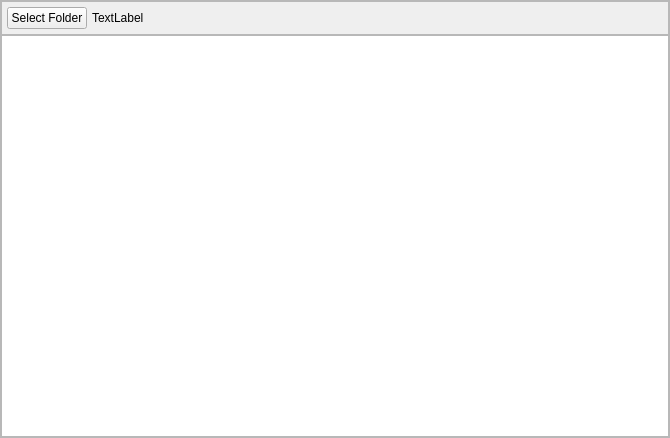
<?xml version="1.0" encoding="UTF-8"?>
<ui version="4.0">
 <class>Form</class>
 <widget class="QWidget" name="Form">
  <property name="geometry">
   <rect>
    <x>0</x>
    <y>0</y>
    <width>670</width>
    <height>438</height>
   </rect>
  </property>
  <property name="windowTitle">
   <string>Form</string>
  </property>
  <layout class="QGridLayout" name="gridLayout_3">
   <property name="leftMargin">
    <number>0</number>
   </property>
   <property name="topMargin">
    <number>0</number>
   </property>
   <property name="rightMargin">
    <number>0</number>
   </property>
   <property name="bottomMargin">
    <number>0</number>
   </property>
   <property name="spacing">
    <number>0</number>
   </property>
   <item row="0" column="0">
    <widget class="QFrame" name="frame">
     <property name="frameShape">
      <enum>QFrame::StyledPanel</enum>
     </property>
     <property name="frameShadow">
      <enum>QFrame::Raised</enum>
     </property>
     <layout class="QGridLayout" name="gridLayout_2">
      <property name="leftMargin">
       <number>0</number>
      </property>
      <property name="topMargin">
       <number>0</number>
      </property>
      <property name="rightMargin">
       <number>0</number>
      </property>
      <property name="bottomMargin">
       <number>0</number>
      </property>
      <property name="spacing">
       <number>0</number>
      </property>
      <item row="0" column="0">
       <widget class="QFrame" name="frame_2">
        <property name="frameShape">
         <enum>QFrame::StyledPanel</enum>
        </property>
        <property name="frameShadow">
         <enum>QFrame::Raised</enum>
        </property>
        <layout class="QGridLayout" name="gridLayout">
         <property name="leftMargin">
          <number>5</number>
         </property>
         <property name="topMargin">
          <number>5</number>
         </property>
         <property name="rightMargin">
          <number>5</number>
         </property>
         <property name="bottomMargin">
          <number>5</number>
         </property>
         <property name="horizontalSpacing">
          <number>5</number>
         </property>
         <property name="verticalSpacing">
          <number>0</number>
         </property>
         <item row="0" column="1">
          <widget class="QLabel" name="sel_path_text_label">
           <property name="text">
            <string>TextLabel</string>
           </property>
           <property name="wordWrap">
            <bool>true</bool>
           </property>
          </widget>
         </item>
         <item row="0" column="0">
          <widget class="QPushButton" name="sel_path_btn">
           <property name="text">
            <string>Select Folder</string>
           </property>
          </widget>
         </item>
         <item row="0" column="2">
          <spacer name="horizontalSpacer">
           <property name="orientation">
            <enum>Qt::Horizontal</enum>
           </property>
           <property name="sizeHint" stdset="0">
            <size>
             <width>40</width>
             <height>20</height>
            </size>
           </property>
          </spacer>
         </item>
        </layout>
       </widget>
      </item>
      <item row="1" column="0">
       <widget class="QListView" name="shots_list_view"/>
      </item>
     </layout>
    </widget>
   </item>
  </layout>
 </widget>
 <resources/>
 <connections/>
</ui>
